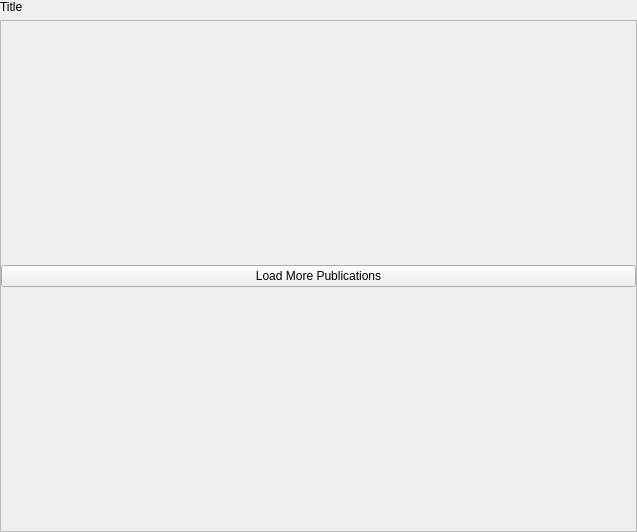
<?xml version="1.0" encoding="UTF-8"?>
<ui version="4.0">
 <class>Form</class>
 <widget class="QWidget" name="Form">
  <property name="geometry">
   <rect>
    <x>0</x>
    <y>0</y>
    <width>637</width>
    <height>532</height>
   </rect>
  </property>
  <property name="windowTitle">
   <string>Form</string>
  </property>
  <layout class="QVBoxLayout" name="verticalLayout_2">
   <property name="leftMargin">
    <number>0</number>
   </property>
   <property name="topMargin">
    <number>0</number>
   </property>
   <property name="rightMargin">
    <number>0</number>
   </property>
   <property name="bottomMargin">
    <number>0</number>
   </property>
   <item>
    <layout class="QHBoxLayout" name="horizontalLayout">
     <item>
      <widget class="QLabel" name="title_label">
       <property name="text">
        <string>Title</string>
       </property>
      </widget>
     </item>
    </layout>
   </item>
   <item>
    <widget class="QScrollArea" name="scroll_area">
     <property name="widgetResizable">
      <bool>true</bool>
     </property>
     <widget class="QWidget" name="scrollAreaWidgetContents">
      <property name="geometry">
       <rect>
        <x>0</x>
        <y>0</y>
        <width>631</width>
        <height>501</height>
       </rect>
      </property>
      <layout class="QGridLayout" name="pub_thumb_grid_layout">
       <property name="leftMargin">
        <number>0</number>
       </property>
       <property name="topMargin">
        <number>0</number>
       </property>
       <property name="rightMargin">
        <number>0</number>
       </property>
       <property name="bottomMargin">
        <number>0</number>
       </property>
       <item row="3" column="0">
        <widget class="QPushButton" name="load_more_button">
         <property name="text">
          <string>Load More Publications</string>
         </property>
        </widget>
       </item>
      </layout>
     </widget>
    </widget>
   </item>
  </layout>
 </widget>
 <resources/>
 <connections/>
</ui>
